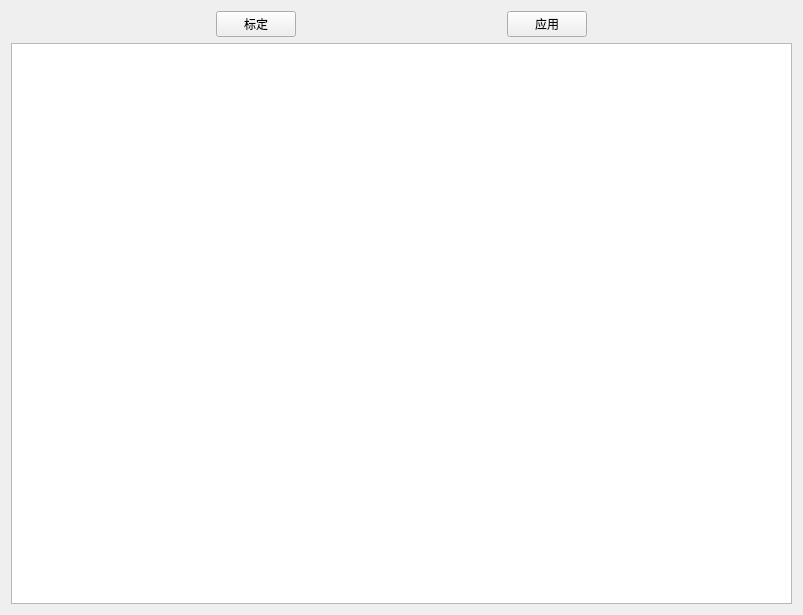
<?xml version="1.0" encoding="UTF-8"?>
<ui version="4.0">
 <class>UsersWidget</class>
 <widget class="QWidget" name="UsersWidget">
  <property name="geometry">
   <rect>
    <x>0</x>
    <y>0</y>
    <width>803</width>
    <height>615</height>
   </rect>
  </property>
  <property name="windowTitle">
   <string>Form</string>
  </property>
  <layout class="QGridLayout" name="gridLayout">
   <item row="0" column="0">
    <layout class="QHBoxLayout" name="horizontalLayout">
     <item>
      <spacer name="horizontalSpacer_2">
       <property name="orientation">
        <enum>Qt::Horizontal</enum>
       </property>
       <property name="sizeHint" stdset="0">
        <size>
         <width>40</width>
         <height>20</height>
        </size>
       </property>
      </spacer>
     </item>
     <item>
      <widget class="QPushButton" name="pushButton_cal">
       <property name="text">
        <string>标定</string>
       </property>
      </widget>
     </item>
     <item>
      <spacer name="horizontalSpacer">
       <property name="orientation">
        <enum>Qt::Horizontal</enum>
       </property>
       <property name="sizeHint" stdset="0">
        <size>
         <width>40</width>
         <height>20</height>
        </size>
       </property>
      </spacer>
     </item>
     <item>
      <widget class="QPushButton" name="pushButton_modify">
       <property name="text">
        <string>应用</string>
       </property>
      </widget>
     </item>
     <item>
      <spacer name="horizontalSpacer_3">
       <property name="orientation">
        <enum>Qt::Horizontal</enum>
       </property>
       <property name="sizeHint" stdset="0">
        <size>
         <width>40</width>
         <height>20</height>
        </size>
       </property>
      </spacer>
     </item>
    </layout>
   </item>
   <item row="1" column="0">
    <widget class="QTableWidget" name="tableWidget_user"/>
   </item>
  </layout>
 </widget>
 <resources/>
 <connections/>
</ui>
